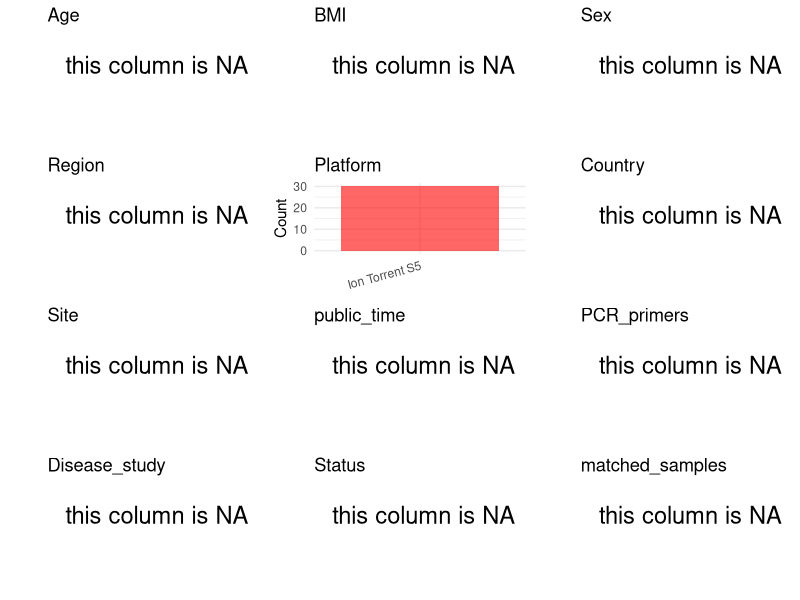

Write R code to recreate this figure. (Note: this script raises an error after producing the figure.)
## ---- chunk 1
# Load necessary libraries
library(dplyr)
library(ggplot2)
library(cowplot)
library(stringr)

# Set working directory (update this path to your local directory)
setwd("/home/hby/oral_project/PRJNA725877")

# Read the initial metadata files
initial_meta <- read.csv("SraRunTable.csv", header = T)

# Combine the two metadata files
# meta <- rbind(initial_meta, initial_meta1)

# Remove entries non-oral samples
# initial_meta <- subset(initial_meta,isolate %in% c("saliva","tongue coat"))

# Check the number of samples containing "HT" in Sample.Name (e.g., healthy controls)
# nrow(subset(meta, grepl("HT", Sample.Name)))

# Display the first few rows of the metadata
head(initial_meta)
## ---- chunk 2
# Create a uniform metadata dataframe
metadata <- data.frame(
  BioProject = initial_meta$BioProject,
  Run = initial_meta$Run,
  sample_name = NA,
  Platform = initial_meta$Instrument,
  Country = NA,
  public_time = NA,
  Site = NA,
  Sex = NA,
  Age = NA,
  BMI = NA,
  Status = NA,
  Region = NA,
  PCR_primers = NA,
  title = NA,
  Disease_study = NA,
  matched_samples = NA
)
## ---- chunk 3
# Add information obtained from the publication
## ---- chunk 4
# Check the number of unique runs and sample names
print(paste("Number of unique runs:", length(unique(metadata$Run))))
print(paste("Number of unique sample names:", length(unique(metadata$sample_name))))
## ---- chunk 5
# Select columns for visualization
plot_data <- metadata %>%
  select(-BioProject, -Run, -sample_name, -title)

# Function to create simple plots for each column
create_simple_plots <- function(data) {
  plots <- list()

  for (col in colnames(data)) {
    # Check if the column is all NA
    if (all(is.na(data[[col]]))) {
      # Create an empty plot with text indicating all NA
      p <- ggplot() +
        annotate("text", x = 0.5, y = 0.5, label = "this column is NA", size = 6) +
        labs(title = col) +
        theme_void()
    } else if (is.numeric(data[[col]])) {
      # Numeric variable: histogram
      p <- ggplot(data, aes(x = .data[[col]])) +
        geom_histogram(fill = "blue", alpha = 0.6, bins = 20, na.rm = TRUE) +
        labs(title = col) +
        theme_minimal()
    } else {
      # Categorical variable: bar plot (remove NA values)
      count_data <- as.data.frame(table(data[[col]], useNA = "ifany"))
      p <- ggplot(count_data, aes(x = reorder(Var1, -Freq), y = Freq)) +
        geom_col(fill = "red", alpha = 0.6) +
        labs(title = col, x = NULL, y = "Count") +
        theme_minimal() +
        theme(axis.text.x = element_text(angle = 15, hjust = 1))
    }
    plots[[col]] <- p
  }

  return(plots)
}

# Generate and arrange plots
plots <- create_simple_plots(plot_data)
p <- plot_grid(plots$Age,
  plots$BMI,
  plots$Sex,
  plots$Region,
  plots$Platform,
  plots$Country,
  plots$Site,
  plots$public_time,
  plots$PCR_primers,
  plots$Disease_study,
  plots$Status,
  plots$matched_samples, # add
  ncol = 3, align = "hv", axis = "lb"
)
ggsave("Metadata_Summary.png", plot = p, width = 8, height = 6, dpi = 150)
## ---- chunk 6
knitr::include_graphics("Metadata_Summary.png")
## ---- chunk 7
# Reorder columns to match the desired format
metadata <- metadata[, c(
  "BioProject", "Run", "sample_name", "Age", "BMI", "Sex",
  "Region", "Platform", "Country", "Site", "public_time",
  "PCR_primers", "title", "Disease_study", "Status", "matched_samples"
)]

# Export the uniform metadata to a CSV file
write.csv(metadata, file = "metadata.csv", quote = FALSE)
head(metadata)
